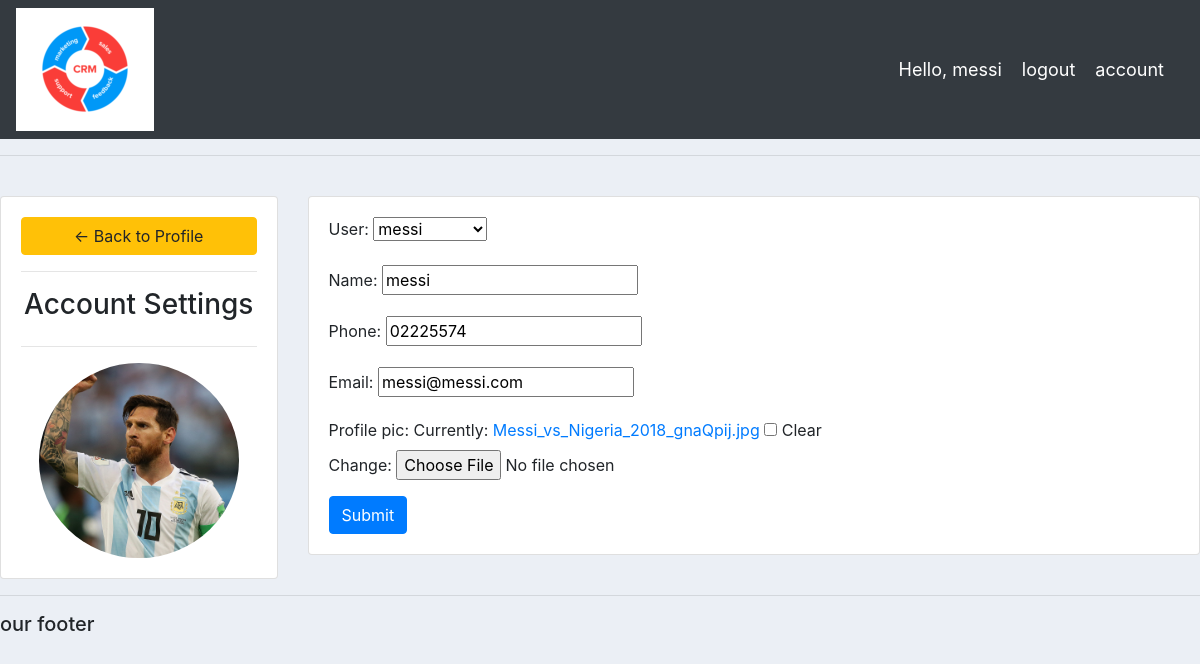
/account/ (signed in), run on the app's committed database.
### accounts/models.py (models this page shows, shortened)
class customer(models.Model):
    user = models.OneToOneField(User,null=True,on_delete=models.CASCADE)
    name = models.CharField(max_length=200 , null = True)
    phone = models.CharField(max_length=200 , null = True )
    email = models.CharField(max_length=200 , null = True)
    profile_pic = models.ImageField(null=True,blank=True, default='default.jpg' )
    date_created = models.DateField(auto_now_add = True)

### accounts/views.py (the view)
# urls.py: path('account/',views.accountSettings ,name='account'),
@login_required(login_url='login')
def accountSettings(request):
    customer = request.user.customer
    form = CustomerForm(instance=customer)
    context = {'form' : form}
    if request.method == 'POST':
        form = CustomerForm(request.POST,request.FILES,instance=customer)
        if form.is_valid():
            form.save()
    return render(request,'accounts/account_settings.html',context)

### accounts/forms.py
class CustomerForm(ModelForm):
	class Meta:
		model = customer
		fields = '__all__'

### accounts/templates/accounts/account_settings.html (shortened to what this page needs)
{%  extends 'accounts/main.html' %}
{% load static %}
{% block content %}
<br>
<div class="row">
	<div class="col-md-3">
		<div class="card card-body">
			<a class="btn btn-warning" href="{% url 'home' %}"> &#8592; Back to Profile</a>
			<hr>
			<h3 style="text-align: center">Account Settings</h3>
			<hr>
			<img class="profile-pic" src="{{request.user.customer.profile_pic.url}}" >
		</div>
	</div>
	<div class="col-md-9">
		<div class="card card-body">
			<form method="POST" action="" enctype="multipart/form-data">
				{{form.as_p}}
			<input class="btn btn-primary" type="submit" name="Update Information">
			</form>
		</div>
	</div>
</div>
{% endblock %}

### accounts/templates/accounts/nav.html (shortened to what this page needs)
{% load static %}
<nav class="navbar navbar-expand-lg navbar-dark bg-dark">
    <img src="{% static 'images/test.png' %}" alt="">
    <span class ="hello-msg" >Hello, {{request.user}} </span>
    <span><a class = "hello-msg" href="{% url 'logout' %}"> logout </a></span>
    <span> <a class="hello-msg" href="{% url 'account' %}"> account </a>  </span>
  </nav>

### static/css/main.css (style rules this page uses)
body { background-color: #ebeff5; }

### accounts/templates/accounts/nav.html (style rules this page uses)
.hello-msg { font-size: 18px; color: #fff; margin-right: 20px; }

### accounts/templates/accounts/account_settings.html (style rules this page uses)
.profile-pic { max-width: 200px; max-height:200px; margin: 0 auto; border-radius: 50%; }

### data on the page
customer: user "messi", name "messi", phone "02225574", email "messi@messi.com"

### other printed values
{{ request.user }} "messi"
